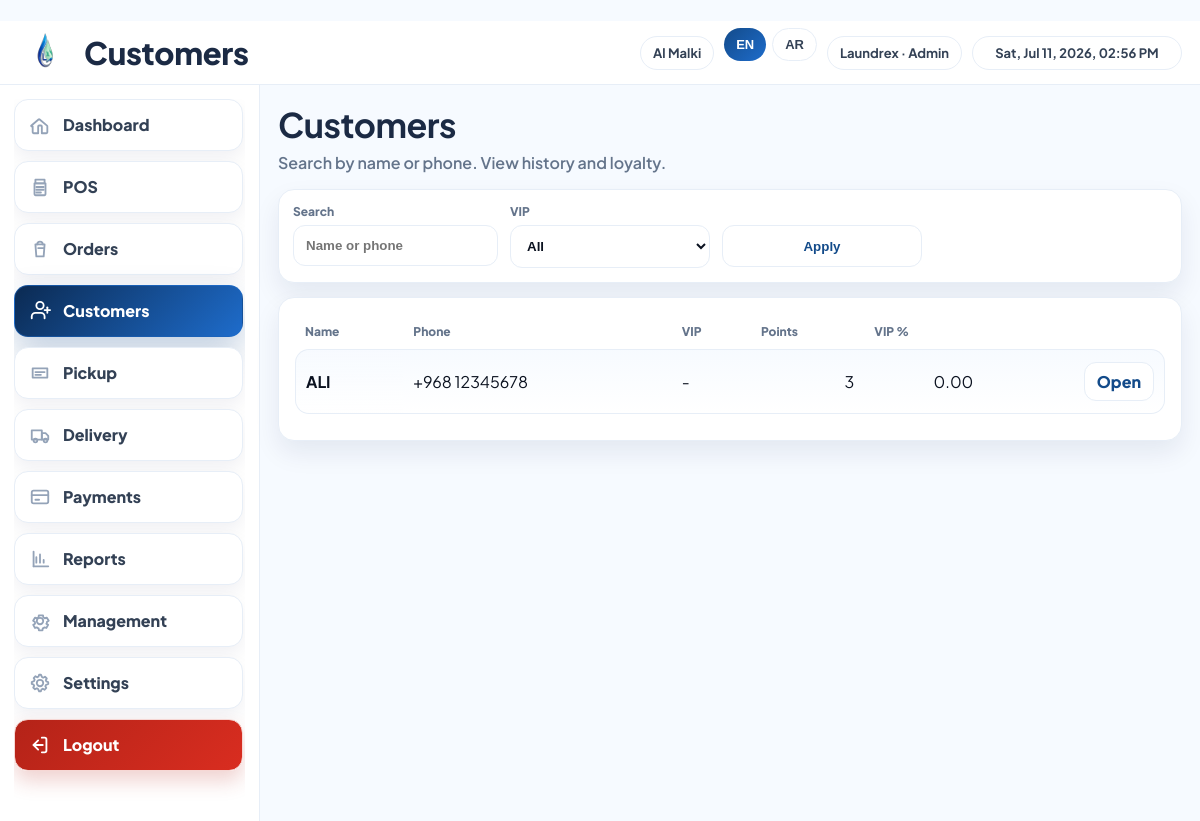
/orders/customers/ (signed in), run on the app's committed database.
### apps/management/models.py (models this page shows, shortened)
class Branch(models.Model):
	code = models.CharField(max_length=40, unique=True)
	name = models.CharField(max_length=120)
	name_ar = models.CharField(max_length=120, blank=True, default="")
	active = models.BooleanField(default=True)
	address = models.CharField(max_length=255, blank=True, default="")
	address_ar = models.CharField(max_length=255, blank=True, default="")
	phone = models.CharField(max_length=40, blank=True, default="")
	tax_rate = models.DecimalField(max_digits=5, decimal_places=2, default=0)
	allow_discounts = models.BooleanField(default=True)
	max_discount_percent = models.DecimalField(max_digits=5, decimal_places=2, default=30)
	receipt_header = models.CharField(max_length=255, blank=True, default="")
	receipt_footer = models.CharField(max_length=255, blank=True, default="")
	receipt_footer_ar = models.CharField(max_length=255, blank=True, default="")
	receipt_logo = models.FileField(upload_to="branch_receipt_logos/", blank=True, null=True)
	cr_number = models.CharField(max_length=120, blank=True, default="")
	vat_number = models.CharField(max_length=120, blank=True, default="")
	printer_name = models.CharField(max_length=120, blank=True, default="")
	receipt_copies = models.PositiveIntegerField(default=1)
	receipt_template = models.CharField(max_length=10, default="80mm")
	delivery_slot_templates = models.TextField(blank=True, default="")

### apps/orders/models.py (models this page shows, shortened)
class Customer(models.Model):
    sync_uid = models.CharField(max_length=36, unique=True, default=uuid.uuid4)
    name = models.CharField(max_length=120, blank=True, default="")
    phone = models.CharField(max_length=40, blank=True, default="", db_index=True)
    vip = models.BooleanField(default=False)
    notes = models.CharField(max_length=255, blank=True, default="")
    address = models.CharField(max_length=255, blank=True, default="")
    address2 = models.CharField(max_length=255, blank=True, default="")
    points = models.PositiveIntegerField(default=0)
    vip_discount_percent = models.DecimalField(max_digits=5, decimal_places=2, default=0)
    preferred_language = models.CharField(max_length=2, default="en")
    whatsapp_opt_in = models.BooleanField(default=False)
    whatsapp_number = models.CharField(max_length=40, blank=True, default="")
    whatsapp_opt_in_at = models.DateTimeField(null=True, blank=True)
    cloud_synced_at = models.DateTimeField(null=True, blank=True)
    created_at = models.DateTimeField(auto_now_add=True)
    updated_at = models.DateTimeField(auto_now=True)

### apps/orders/views.py (the view)
# urls.py: path("customers/", views.customer_list, name="customers"),
@login_required
def customer_list(request):
    q = (request.GET.get("q") or "").strip()
    vip = (request.GET.get("vip") or "").strip()
    qs = Customer.objects.all().order_by("-id")
    if q:
        qs = qs.filter(
            Q(name__icontains=q)
            | Q(phone__icontains=q)
        )
    if vip:
        qs = qs.filter(vip=True)
    return render(
        request,
        "orders/customers_list.html",
        {
            "customers": qs[:500],
            "q": q,
            "vip": vip,
        },
    )

### apps/accounts/context_processors.py (called while the page is built, shortened)
def _resolve_user_role(request):
    user = getattr(request, "user", None)
    if not user or not user.is_authenticated:
        return _("Guest")
    if user.is_superuser:
        return _("Admin")

### apps/accounts/utils.py (called while the page is built)
def branch_display_label(branch, lang="en"):
    code = (getattr(branch, "code", "") or "").strip().upper()
    if str(lang).lower().startswith("ar"):
        if getattr(branch, "name_ar", ""):
            return branch.name_ar
        return _BRANCH_CITY_AR_BY_CODE.get(code) or getattr(branch, "name", "") or code
    return _BRANCH_CITY_BY_CODE.get(code) or getattr(branch, "name", "") or code

### templates/orders/customers_list.html (shortened to what this page needs)
{% extends "base_app.html" %}
{% load static i18n %}
{% block topbar_title %}{% trans "Customers" %}{% endblock %}
{% block head %}
<link rel="stylesheet" href="{% static 'css/orders.css' %}">
{% endblock %}
{% block content %}
<div class="orders-head customers-head">
  <div>
    <h1 class="h1">{% trans "Customers" %}</h1>
    <p class="sub">{% trans "Search by name or phone. View history and loyalty." %}</p>
  </div>
</div>
<form class="filters" method="get">
  <div class="field">
    <label>{% trans "Search" %}</label>
    <input name="q" value="{{ q }}" placeholder="{% trans "Name or phone" %}" />
  </div>
  <div class="field">
    <label>{% trans "VIP" %}</label>
    <select name="vip">
      <option value="">{% trans "All" %}</option>
    </select>
  </div>
  <div class="field">
    <label>&nbsp;</label>
    <button class="btn btn-outline" type="submit">{% trans "Apply" %}</button>
  </div>
</form>
<div class="card">
  <div class="table-wrap">
    <table class="table">
      <thead>
        <tr>
          <th>{% trans "Name" %}</th>
          <th>{% trans "Phone" %}</th>
          <th>{% trans "VIP" %}</th>
          <th class="right">{% trans "Points" %}</th>
          <th class="right">{% trans "VIP %" %}</th>
          <th></th>
        </tr>
      </thead>
      <tbody>
        {% for c in customers %}
        <tr>
          <td><b>{{ c.name|default:"-" }}</b></td>
          <td>{{ c.phone|default:"-" }}</td>
          <td>{% if c.vip %}<span class="badge-urgent">{% trans "VIP" %}</span>{% else %}-{% endif %}</td>
          <td class="right">{{ c.points }}</td>
          <td class="right">{{ c.vip_discount_percent }}</td>
          <td class="right"><a class="btn-sm" href="{% url 'orders:customer_detail' c.id %}">{% trans "Open" %}</a></td>
        </tr>
        {% empty %}
        <tr><td colspan="6" class="muted">{% trans "No customers found." %}</td></tr>
        {% endfor %}
      </tbody>
    </table>
  </div>
</div>
{% endblock %}

### templates/base_app.html (shortened to what this page needs)
﻿{% load static i18n %}
{% get_current_language as LANGUAGE_CODE %}
<!doctype html>
<html lang="{{ LANGUAGE_CODE }}" dir="{% if LANGUAGE_CODE == 'ar' %}rtl{% else %}ltr{% endif %}">
<head>
  <link rel="stylesheet" href="{% static 'css/app.css' %}">
  {% block head %}{% endblock %}
</head>
<body dir="{% if LANGUAGE_CODE == 'ar' %}rtl{% else %}ltr{% endif %}">
  <div class="app-shell">
    <header class="topbar">
      <div class="topbar-left">
        <img class="topbar-logo" src="{% static 'assets/laundrex-logo-icon.svg' %}" alt="Laundrex">
        <span class="topbar-title">{% block topbar_title %}Laundrex{% endblock %}</span>
      </div>
      <div class="topbar-right">
        <span class="chip">{{ active_business_name }}</span>
        <form method="post" action="{% url 'accounts:set_language' %}" class="lang-form">
          <button class="chip {% if LANGUAGE_CODE == 'en' %}active{% endif %}" name="lang" value="en" type="submit">EN</button>
          <button class="chip {% if LANGUAGE_CODE == 'ar' %}active{% endif %}" name="lang" value="ar" type="submit">{% if LANGUAGE_CODE == 'ar' %}عربي{% else %}AR{% endif %}</button>
        </form>
        <span class="chip">{{ request.user.username|capfirst }} · {{ active_user_role }}</span>
        <span class="chip" id="topbar-datetime" data-lang="{{ LANGUAGE_CODE }}"></span>
      </div>
    </header>
    <div class="app-body">
      <aside class="sidebar">
        <div class="sidebar-nav">
        <a class="nav-card {% if request.resolver_match.namespace == 'core' %}active{% endif %}"
           href="{% url 'core:home' %}">
          <span class="nav-ico" aria-hidden="true">
            <svg viewBox="0 0 24 24" fill="none">
              <path d="M4 13.5V20a1 1 0 0 0 1 1h5v-7.5a1 1 0 0 1 1-1h2a1 1 0 0 1 1 1V21h5a1 1 0 0 0 1-1v-6.5a1 1 0 0 0-.35-.76l-8-6.8a1 1 0 0 0-1.3 0l-8 6.8A1 1 0 0 0 4 13.5Z"
                    stroke="currentColor" stroke-width="2" stroke-linejoin="round"/>
            </svg>
          </span>
          <span class="nav-text">{% trans "Dashboard" %}</span>
        </a>
        <a class="nav-card {% if request.resolver_match.namespace == 'pos' %}active{% endif %}"
           href="{% url 'pos:new_order' %}">
          <span class="nav-ico" aria-hidden="true">
          </span>
          <span class="nav-text">{% trans "POS" %}</span>
        </a>
        <a class="nav-card "
           href="{% url 'orders:list' %}">
          <span class="nav-ico" aria-hidden="true">
            <svg viewBox="0 0 24 24" fill="none">
              <path d="M7 7h10l-1 13H8L7 7Z" stroke="currentColor" stroke-width="2" stroke-linejoin="round"/>
              <path d="M9 7a3 3 0 1 1 6 0" stroke="currentColor" stroke-width="2" stroke-linecap="round"/>
              <path d="M10 11h6" stroke="currentColor" stroke-width="2" stroke-linecap="round"/>
            </svg>
          </span>
          <span class="nav-text">{% trans "Orders" %}</span>
        </a>
        <a class="nav-card {% if request.resolver_match.url_name == 'customers' or request.resolver_match.url_name == 'customer_detail' %}active{% endif %}"
           href="{% url 'orders:customers' %}">
          <span class="nav-ico" aria-hidden="true">
          </span>
          <span class="nav-text">{% trans "Customers" %}</span>
        </a>
        <a class="nav-card {% if request.resolver_match.url_name == 'pickup' %}active{% endif %}"
           href="{% url 'orders:pickup' %}">
          <span class="nav-ico" aria-hidden="true">
            <svg viewBox="0 0 24 24" fill="none">
              <path d="M4 7h16v10H4V7Z" stroke="currentColor" stroke-width="2" stroke-linejoin="round"/>
              <path d="M7 11h10M7 14h6" stroke="currentColor" stroke-width="2" stroke-linecap="round"/>
            </svg>
          </span>
          <span class="nav-text">{% trans "Pickup" %}</span>
        </a>
        {% if perms.orders.can_manage_delivery %}
        <a class="nav-card {% if request.resolver_match.url_name == 'delivery_list' or request.resolver_match.url_name == 'delivery_detail' %}active{% endif %}"
           href="{% url 'orders:delivery_list' %}">
          <span class="nav-ico" aria-hidden="true">
          </span>
          <span class="nav-text">{% trans "Delivery" %}</span>
        </a>
        {% endif %}
        {% if perms.orders.can_view_reports or perms.orders.can_manage_staff %}
        <a class="nav-card {% if request.resolver_match.namespace == 'payments' %}active{% endif %}"
           href="{% url 'payments:list' %}">
          <span class="nav-ico" aria-hidden="true">
          </span>
          <span class="nav-text">{% trans "Payments" %}</span>
        </a>
        {% endif %}
        {% if perms.orders.can_view_reports %}
        <a class="nav-card {% if request.resolver_match.namespace == 'reports' %}active{% endif %}"
           href="{% url 'reports:home' %}">
          <span class="nav-ico" aria-hidden="true">
            <svg viewBox="0 0 24 24" fill="none">
              <path d="M5 20V4" stroke="currentColor" stroke-width="2" stroke-linecap="round"/>
              <path d="M5 20h16" stroke="currentColor" stroke-width="2" stroke-linecap="round"/>
              <path d="M8 16v-6M12 16v-9M16 16v-3" stroke="currentColor" stroke-width="2" stroke-linecap="round"/>
            </svg>
          </span>
          <span class="nav-text">{% trans "Reports" %}</span>
        </a>
        {% endif %}
        {% if perms.orders.can_manage_staff %}
        <a class="nav-card {% if request.resolver_match.namespace == 'management' %}active{% endif %}"
           href="{% url 'management:home' %}">
          <span class="nav-ico" aria-hidden="true">
          </span>
          <span class="nav-text">{% trans "Management" %}</span>
        </a>
        {% endif %}
        {% if perms.orders.can_edit_catalog or perms.orders.can_manage_staff %}
        <a class="nav-card {% if request.resolver_match.namespace == 'settings_app' %}active{% endif %}"
           href="{% url 'settings_app:home' %}">
          <span class="nav-ico" aria-hidden="true">
          </span>
          <span class="nav-text">{% trans "Settings" %}</span>
        </a>
        {% endif %}
        <a class="nav-card logout-card" href="{% url 'accounts:logout' %}">
          <span class="nav-ico" aria-hidden="true">
          </span>
          <span class="nav-text">{% trans "Logout" %}</span>
        </a>
        </div>
      </aside>
      <main class="content">
        {% block content %}{% endblock %}
      </main>
    </div>
  </div>
</body>
</html>

### static/css/app.css (style rules this page uses)
:root { --font-en: "Plus Jakarta Sans", ui-sans-serif, system-ui, -apple-system, "Segoe UI", Roboto, Arial, sans-serif; --font-ar: "Cairo", "Tahoma", "Arial", sans-serif; --primary-900:#0B2A52; --primary-700:#134B8A; --primary-500:#1E6CCB; --accent-500:#19B6B6; --text-900:#0B1220; --text-700:#334155; --text-500:#64748B; --bg-100:#F6FAFF; --card:#FFFFFF; --line:#E7EEF7; --shadow-soft: 0 12px 26px rgba(2,24,74,.08); --shadow-cta: 0 14px 28px rgba(19,75,138,.22); --radius-lg: 16px; --radius-md: 12px; }
* { box-sizing:border-box; }
body { margin:0; font-family: var(--font-en); color:var(--text-900); background:var(--bg-100); }
.topbar { height:64px; display:flex; align-items:center; justify-content:space-between; padding:0 18px; background:#fff; border-bottom:1px solid var(--line); position:sticky; top:0; z-index:10; }
.topbar-left { display:flex; align-items:center; gap:12px; }
.topbar-logo { width:54px; height:54px; object-fit:contain; display:block; flex-shrink:0; }
.topbar-title { font-weight:900; letter-spacing:-.3px; color:#1B2A44; font-size:31px; }
.topbar-right { display:flex; align-items:center; gap:10px; }
.chip { border:1px solid var(--line); padding:8px 12px; border-radius:999px; background:#fff; color:var(--text-700); font-weight:700; font-size:13px; }
.chip.active { border:0; color:#fff; background:linear-gradient(135deg, var(--primary-700), var(--primary-500)); }
.lang-form { display:flex; gap:6px; }
.lang-form .chip { cursor:pointer; }
#topbar-datetime { min-width: 210px; text-align: center; }
.btn { display:inline-flex; align-items:center; justify-content:center; gap:8px; min-height:42px; padding:10px 14px; border-radius:var(--radius-md); font-weight:800; text-decoration:none; border:1px solid var(--line); background:#fff; color:var(--text-700); cursor:pointer; transition: transform .12s ease, box-shadow .18s ease, background .18s ease, color .18s ease, border-color .18s ease; }
.btn-outline { background:#fff; color:var(--primary-700); }
.btn-sm { display:inline-flex; align-items:center; justify-content:center; min-height:36px; padding:8px 12px; border-radius:12px; border:1px solid var(--line); background:#fff; font-weight:800; color:var(--primary-700); text-decoration:none; transition: box-shadow .18s ease, transform .12s ease; }
.app-body { display:grid; grid-template-columns: 260px 1fr; grid-template-areas: "sidebar content"; min-height: calc(100vh - 64px); }
.sidebar { grid-area: sidebar; padding:14px; background:#fff; border-right:1px solid var(--line); display:flex; flex-direction:column; min-height: calc(100vh - 64px); }
.sidebar-nav { flex:1 1 auto; min-height: 0; overflow: auto; padding-right: 2px; }
.nav-card { display:flex; align-items:center; gap:12px; padding:14px 14px; margin-bottom:10px; border-radius:14px; font-weight:800; text-decoration:none; color:var(--text-700); background:#fff; border:1px solid var(--line); box-shadow: 0 8px 18px rgba(2,24,74,.06); transition: transform .12s ease, box-shadow .18s ease, background .18s ease, color .18s ease, border-color .18s ease; }
.nav-ico { width:22px; height:22px; flex:0 0 22px; display:inline-flex; align-items:center; justify-content:center; color:#94A3B8; }
.nav-ico svg { width:22px; height:22px; display:block; }
.nav-text { line-height:1; }
.nav-card.active { background: linear-gradient(135deg, var(--primary-900), var(--primary-500)); color:#fff; border-color: rgba(30,108,203,.55); box-shadow: 0 16px 34px rgba(19,75,138,.26); }
.nav-card.active .nav-ico { color:#fff; }
.nav-card.logout-card { margin-top: 2px; color:#fff; border:1px solid #F6D7D4; background:linear-gradient(135deg,#B42318,#D92D20); box-shadow: 0 10px 20px rgba(185, 52, 40, .22); }
.nav-card.logout-card .nav-ico { color:#fff; }
.content { grid-area: content; padding:18px; }
.card { background:#fff; border:1px solid var(--line); border-radius:var(--radius-lg); box-shadow: 0 10px 24px rgba(2,24,74,.08); padding:16px; }

### data on the page
Branch: name "Al Malki"
Customer: name "ALI", phone "+968 12345678", points "3", vip_discount_percent "0.00"

### other printed values
{{ request.user.username|capfirst }} "Laundrex"
{{ active_user_role }} "Admin"
